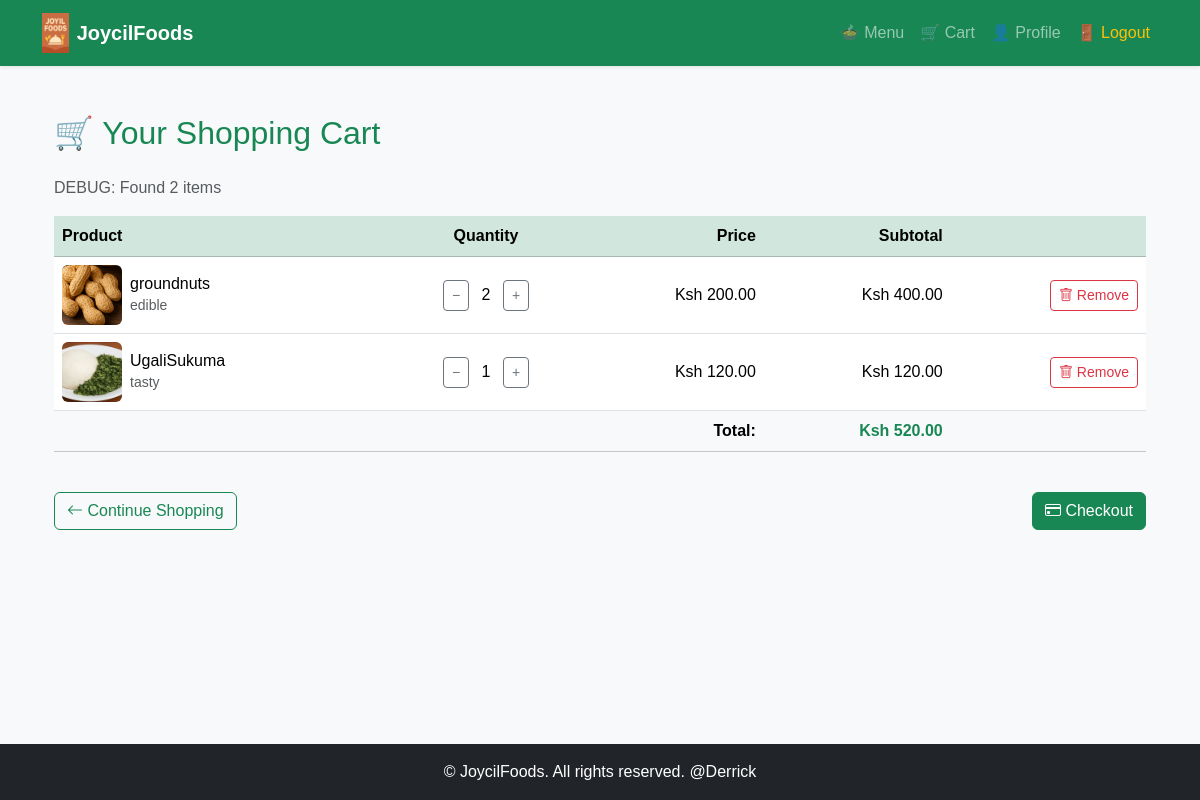
The app's page /cart/ (signed in) with its own data.
### cart/models.py (models this page shows, shortened)
class CartItem(models.Model):
    user = models.ForeignKey(User, on_delete=models.CASCADE)
    product = models.ForeignKey(Product, on_delete=models.CASCADE)
    quantity = models.PositiveIntegerField(default=1)
    @property
    def subtotal(self):
        return self.product.price * self.quantity
    class Meta:
        unique_together = ('user', 'product')  # ✅ prevents duplicates

### menu/models.py (models this page shows, shortened)
class Product(models.Model):
    name = models.CharField(max_length=100)
    price = models.DecimalField(max_digits=8, decimal_places=2)
    description = models.TextField()
    available = models.BooleanField(default=True)
    image = models.ImageField(upload_to='product_images/', blank=True, null=True)

### cart/views.py (the view)
# urls.py: path('', views.cart_detail, name='cart_detail'),
@login_required
def cart_detail(request):
    cart_items = CartItem.objects.filter(user=request.user)
    total_price = sum(item.subtotal for item in cart_items)
    logger.debug(f"Cart detail fetched {cart_items.count()} items for {request.user.username}")
    for ci in cart_items:
        logger.debug(f" - {ci.product.name}: {ci.quantity} (Subtotal {ci.subtotal})")
    return render(request, "cart/cart_detail.html", {
        "cart_items": cart_items,
        "total_price": total_price
    })

### cart/context_processors.py (called while the page is built)
def cart_items_count(request):
    if request.user.is_authenticated:
        return {"cart_item_count": CartItem.objects.filter(user=request.user).count()}
    return {"cart_item_count": 0}

### cart/templates/cart/cart_detail.html (shortened to what this page needs)
{% extends 'base.html' %}
{% load static %}
{% block content %}
<div class="container mt-4">
    <h2 class="mb-4 text-success">🛒 Your Shopping Cart</h2>
    <p class="text-muted">DEBUG: Found {{ cart_items.count }} items</p>
    {% if cart_items.exists %}
        <div class="table-responsive">
            <table class="table table-hover align-middle">
                <thead class="table-success">
                    <tr>
                        <th>Product</th>
                        <th class="text-center">Quantity</th>
                        <th class="text-end">Price</th>
                        <th class="text-end">Subtotal</th>
                        <th></th>
                    </tr>
                </thead>
                <tbody>
                    {% for item in cart_items %}
                        <tr>
                            <td>
                                <div class="d-flex align-items-center">
                                    {% if item.product.image %}
                                        <img src="{{ item.product.image.url }}"
                                             alt="{{ item.product.name }}"
                                             class="rounded me-2"
                                             style="width: 60px; height: 60px; object-fit: cover;">
                                    {% else %}
                                        <img src="{% static 'images/default_food.jpg' %}"
                                             alt="No image"
                                             class="rounded me-2"
                                             style="width: 60px; height: 60px; object-fit: cover;">
                                    {% endif %}
                                    <div>
                                        <h6 class="mb-0">{{ item.product.name }}</h6>
                                        <small class="text-muted">
                                            {{ item.product.description|truncatewords:10 }}
                                        </small>
                                    </div>
                                </div>
                            </td>
                            <td class="text-center">
                                <a href="{% url 'update_quantity' item.id 'decrease' %}"
                                   class="btn btn-sm btn-outline-secondary">−</a>
                                <span class="mx-2">{{ item.quantity }}</span>
                                <a href="{% url 'update_quantity' item.id 'increase' %}"
                                   class="btn btn-sm btn-outline-secondary">+</a>
                            </td>
                            <td class="text-end">Ksh {{ item.product.price }}</td>
                            <td class="text-end">Ksh {{ item.subtotal }}</td>
                            <td class="text-end">
                                <a href="{% url 'remove_from_cart' item.id %}"
                                   class="btn btn-sm btn-outline-danger">
                                    <i class="bi bi-trash"></i> Remove
                                </a>
                            </td>
                        </tr>
                    {% empty %}
                        <tr>
                            <td colspan="5" class="text-center text-muted">
                                Your cart is empty.
                            </td>
                        </tr>
                    {% endfor %}
                </tbody>
                <tfoot class="table-light">
                    <tr>
                        <td colspan="3" class="text-end fw-bold">Total:</td>
                        <td class="text-end fw-bold text-success">Ksh {{ total_price }}</td>
                        <td></td>
                    </tr>
                </tfoot>
            </table>
        </div>
        <div class="d-flex justify-content-between mt-4">
            <a href="{% url 'menu_list' %}" class="btn btn-outline-success">
                <i class="bi bi-arrow-left"></i> Continue Shopping
            </a>
            <a href="#" class="btn btn-success">
                <i class="bi bi-credit-card"></i> Checkout
            </a>
        </div>
    {% endif %}
</div>
{% endblock %}

### static/css/style.css (style rules this page uses)
body { background-color: #f8fff0; font-family: Arial, sans-serif; }

### records on screen
CartItem: product.image (picture), product.name "groundnuts", product.description "edible", quantity "2", product.price "200.00", subtotal "400.00"
CartItem: product.image (picture), product.name "UgaliSukuma", product.description "tasty", quantity "1", product.price "120.00", subtotal "120.00"

### other values on screen
{{ cart_items.count }} "2"
{{ total_price }} "520.00"
